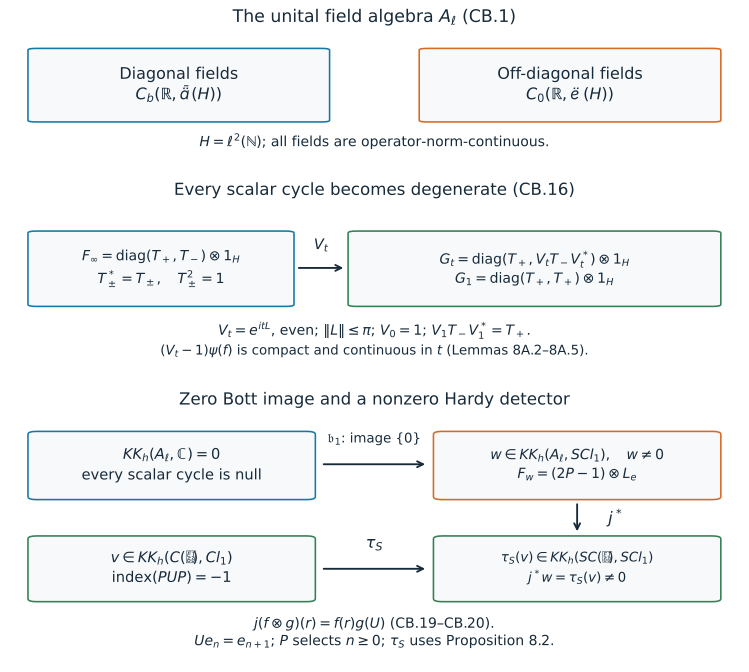

This chart was generated by the following Python code:
"""Reproducible diagram of Lesson12 Theorem8A.1, sized for legible print."""
from pathlib import Path
import matplotlib
matplotlib.use('Agg')
import matplotlib.pyplot as plt
from matplotlib.patches import FancyBboxPatch
base=Path(__file__).resolve().parent
plt.rcParams.update({'font.family':'DejaVu Sans','font.size':11,
                    'mathtext.fontset':'dejavusans','svg.fonttype':'none'})
ink,blue,orange,green='#172a3a','#1678a5','#d66a24','#347f53'
def box(ax,xy,w,h,txt,color=blue,size=11):
    ax.add_patch(FancyBboxPatch(xy,w,h,boxstyle='round,pad=.012',
                  facecolor='#f7f9fb',edgecolor=color,lw=1.2))
    ax.text(xy[0]+w/2,xy[1]+h/2,txt,ha='center',va='center',
            fontsize=size,color=ink,linespacing=1.5)
def arrow(ax,start,end,label='',offset=(0,.05),size=11):
    ax.annotate('',end,start,arrowprops={'arrowstyle':'->','color':ink,'lw':1.4})
    ax.text((start[0]+end[0])/2+offset[0],(start[1]+end[1])/2+offset[1],
            label,ha='center',va='center',fontsize=size,color=ink)
fig,axs=plt.subplots(3,1,figsize=(7.8,7.0),facecolor='white',
                    gridspec_kw={'height_ratios':[.8,1.0,1.5],'hspace':.23})
for ax in axs:ax.set_axis_off();ax.set_xlim(0,1);ax.set_ylim(0,1)
ax=axs[0]
ax.text(.5,.96,r'The unital field algebra $A_\ell$ (CB.1)',ha='center',fontsize=13,color=ink)
box(ax,(.025,.22),.40,.53,
    '\n'.join(['Diagonal fields',r'$C_b(\mathbb{R},\mathcal{B}(H))$']),blue,12)
box(ax,(.575,.22),.40,.53,
    '\n'.join(['Off-diagonal fields',r'$C_0(\mathbb{R},\mathcal{K}(H))$']),orange,12)
ax.text(.5,.025,r'$H=\ell^2(\mathbb{N})$; all fields are operator-norm-continuous.',
        ha='center',fontsize=10.5,color=ink)
ax=axs[1]
ax.text(.5,.98,'Every scalar cycle becomes degenerate (CB.16)',ha='center',fontsize=12.5,color=ink)
box(ax,(.025,.32),.35,.43,
    '\n'.join([r'$F_\infty=\mathrm{diag}(T_+,T_-)\otimes1_H$',
               r'$T_\pm^*=T_\pm,\quad T_\pm^2=1$']),blue,10.5)
box(ax,(.475,.32),.50,.43,
    '\n'.join([r'$G_t=\mathrm{diag}(T_+,V_tT_-V_t^*)\otimes1_H$',
               r'$G_1=\mathrm{diag}(T_+,T_+)\otimes1_H$']),green,10.5)
arrow(ax,(.39,.54),(.46,.54),r'$V_t$',offset=(0,.13))
ax.text(.5,.13,r'$V_t=e^{itL}$, even; $\|L\|\leq\pi$; $V_0=1$; $V_1T_-V_1^*=T_+$.',
        ha='center',fontsize=10.5,color=ink)
ax.text(.5,.015,r'$(V_t-1)\psi(f)$ is compact and continuous in $t$ (Lemmas 8A.2–8A.5).',
        ha='center',fontsize=10,color=ink)
ax=axs[2]
ax.text(.5,.98,'Zero Bott image and a nonzero Hardy detector',ha='center',fontsize=12.5,color=ink)
box(ax,(.025,.61),.38,.25,
    '\n'.join([r'$KK_h(A_\ell,\mathbb{C})=0$', 'every scalar cycle is null']),blue,11)
box(ax,(.595,.61),.38,.25,
    '\n'.join([r'$w\in KK_h(A_\ell,SCl_1),\quad w\ne0$',r'$F_w=(2P-1)\otimes L_e$']),orange,10.5)
arrow(ax,(.425,.74),(.575,.74),r'$\mathfrak{b}_1$: image $\{0\}$',offset=(0,.10),size=10)
box(ax,(.025,.20),.38,.24,
    '\n'.join([r'$v\in KK_h(C(\mathbb{T}),Cl_1)$',r'$\mathrm{index}(PUP)=-1$']),green,11)
box(ax,(.595,.20),.38,.24,
    '\n'.join([r'$\tau_S(v)\in KK_h(SC(\mathbb{T}),SCl_1)$',
               r'$j^*w=\tau_S(v)\ne0$']),green,10)
arrow(ax,(.425,.32),(.575,.32),r'$\tau_S$',offset=(0,.10),size=12)
arrow(ax,(.785,.59),(.785,.46),r'$j^*$',offset=(.055,0),size=12)
ax.text(.5,.08,r'$j(f\otimes g)(r)=f(r)g(U)$ (CB.19–CB.20).',ha='center',fontsize=10.5,color=ink)
ax.text(.5,.01,r'$Ue_n=e_{n+1}$; $P$ selects $n\geq0$; $\tau_S$ uses Proposition 8.2.',
        ha='center',fontsize=10.5,color=ink)
fig.subplots_adjust(top=.975,bottom=.035,left=.025,right=.975)
fig.savefig(base/'KT-KK-12-coefficient-bott-counterexample.png',dpi=220)
fig.savefig(base/'KT-KK-12-coefficient-bott-counterexample.svg')
plt.close(fig)
